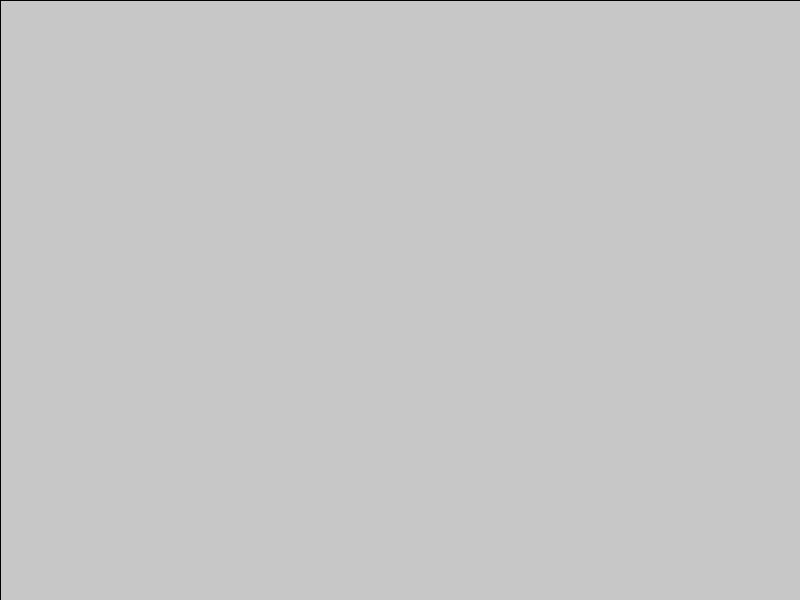
Frame 1 (no input)
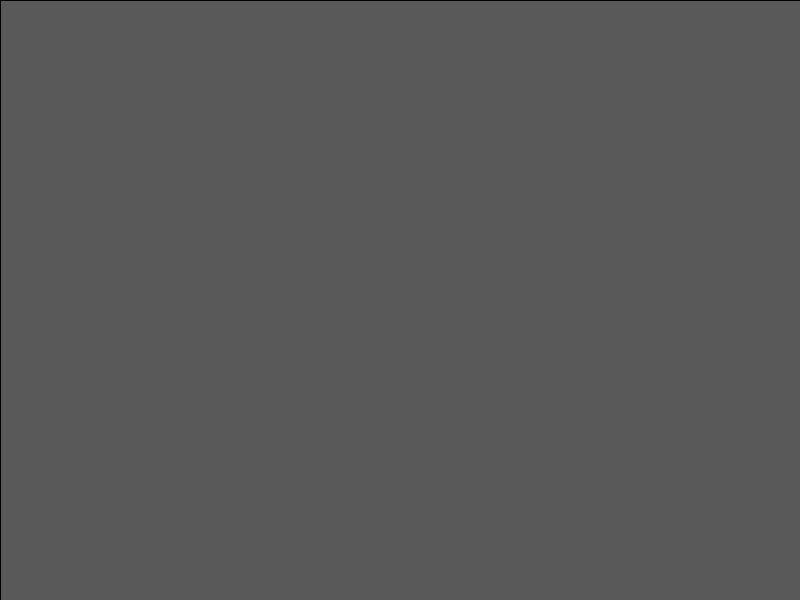
Frame 60 (the mouse pressed at the canvas centre just before this capture)
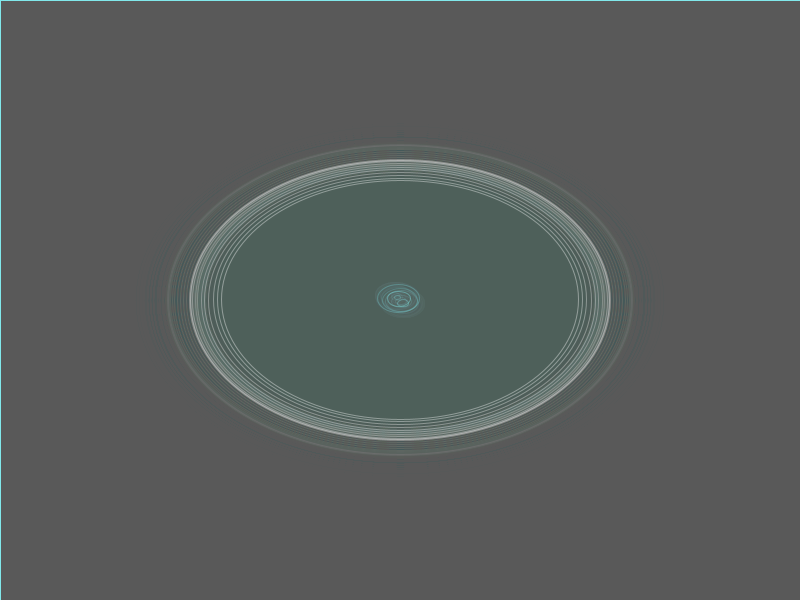
Frame 120 (the mouse held since frame 60 and released just before this capture)

The Processing sketch that drew these frames (run headless with seeded random() and noise(); from frame 60 on, the mouse is pressed at the canvas centre):

// Processing sketch: processing_110968
// ── processing_110968.pde

int circle = 600;
float n = 0.0;
float inc = 0.01; 
void setup() 
{
  size(800, 600);
  smooth();
  frameRate(30);
}
void draw() 
{
  float randomNumber = random(100); 
  fill(73, 85, 85, 10);
  rect(0, 0, width, height);  
  //ellipse
  float x = random(-5, 5);
  float w = random(2, 30);  
  if (mousePressed==true) 
  {
    stroke(255, 255, 255, 100);
    fill(noise(n*60)*187, noise(n)*242, 105, 20);
    ellipse(mouseX, mouseY, noise(n)*circle*1.5, noise(n)*circle);
    n+=inc;
    stroke(133, 242, 245, 100);
    ellipse(mouseX+x, mouseY+x, w*1.5, w);
  } 
}
